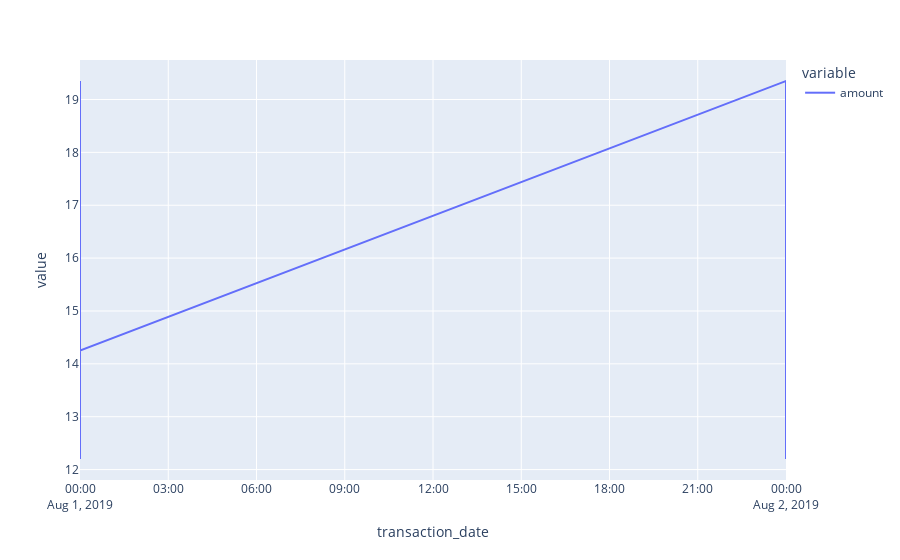

Here is the notebook cell this chart was saved with:
### Code cell
df_ventes_aout.loc["2019-08-01":"2019-08-02", "amount"].plot()

### Figure 1 — Plotly figure (JSON) as saved in the notebook; plotly's stock layout.template omitted (floating-point values rounded to 4 significant figures; data arrays with more than 128 entries replaced by an {"elided": "..."} marker saying what was removed)
{"data": [{"hovertemplate": "variable=amount<br>transaction_date=%{x}<br>value=%{y}<extra></extra>", "legendgroup": "amount", "line": {"color": "#636efa", "dash": "solid"}, "marker": {"symbol": "circle"}, "mode": "lines", "name": "amount", "orientation": "v", "showlegend": true, "type": "scatter", "x": {"elided": "767 str values"}, "xaxis": "x", "y": {"elided": "767 float values"}, "yaxis": "y"}], "layout": {"autosize": true, "legend": {"title": {"text": "variable"}, "tracegroupgap": 0}, "margin": {"t": 60}, "xaxis": {"anchor": "y", "autorange": true, "domain": [0, 1], "range": ["2019-08-01", "2019-08-02"], "title": {"text": "transaction_date"}, "type": "date"}, "yaxis": {"anchor": "x", "autorange": true, "domain": [0, 1], "range": [11.8, 19.75], "title": {"text": "value"}, "type": "linear"}}}
